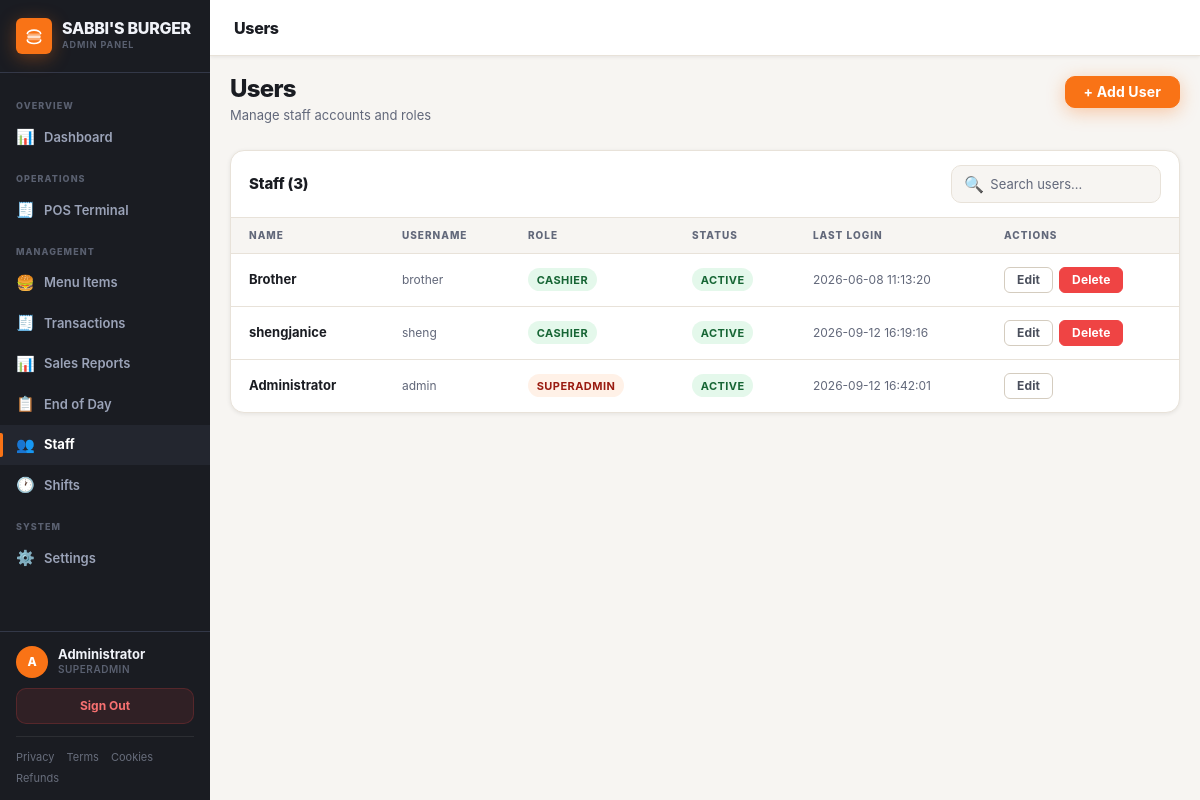
The app's page /users (signed in) with its own data.
### tables this page shows
CREATE TABLE users (
    id INTEGER PRIMARY KEY AUTOINCREMENT,
    username TEXT NOT NULL UNIQUE,
    password_hash TEXT NOT NULL,
    full_name TEXT NOT NULL,
    role TEXT NOT NULL CHECK(role IN ('superadmin', 'cashier')),
    is_active INTEGER NOT NULL DEFAULT 1,
    last_login TIMESTAMP,
    created_at TIMESTAMP DEFAULT CURRENT_TIMESTAMP
);

### app.py (the view)
@app.route('/users')
@superadmin_required
def users():
    return render_template('admin/users.html', users=get_all_users())

### app.py (called while the page is built)
@app.context_processor
def inject_globals():
    s = load_settings()
    return {
        'current_user':   current_user(),
        'app_name':       s.get('store_name', 'My Store'),
        'store_tagline':  s.get('store_tagline', 'Point of Sale System'),
        'currency':       s.get('currency_symbol', '₱'),
        'logo_emoji':     s.get('logo_emoji', '🛒'),
        'receipt_footer': s.get('receipt_footer', 'Thank you!'),
        'settings':       s,
        'font_url':       FONT_OPTIONS.get(s.get('font','nunito'), FONT_OPTIONS['nunito'])['google'],
        'active_shift':   get_active_shift(session['user_id']) if 'user_id' in session else None,
    }

### auth.py (called while the page is built)
def current_user():
    if 'user_id' not in session:
        return None
    with get_db() as conn:
        return conn.execute(
            "SELECT * FROM users WHERE id = ? AND is_active = 1", (session['user_id'],)
        ).fetchone()

def is_logged_in():
    return 'user_id' in session

def superadmin_required(f):
    @wraps(f)
    def decorated(*args, **kwargs):
        if not is_logged_in():
            flash('Please log in to continue.', 'warning')
            return redirect(url_for('login'))
        if session.get('role') != 'superadmin':
            flash('Access denied. Superadmin only.', 'error')
            abort(403)
        return f(*args, **kwargs)
    return decorated

def get_all_users():
    with get_db() as conn:
        return conn.execute(
            "SELECT id, username, full_name, role, is_active, last_login, created_at FROM users ORDER BY role, username"
        ).fetchall()

### config.py (called while the page is built)
def load_settings():
    try:
        with open(SETTINGS_PATH, 'r', encoding='utf-8') as f:
            data = json.load(f)
        return {**DEFAULTS, **data}
    except Exception:
        return dict(DEFAULTS)

### database.py (called while the page is built)
def get_db():
    conn = sqlite3.connect(DATABASE)
    conn.row_factory = sqlite3.Row
    conn.execute("PRAGMA foreign_keys = ON")
    return conn

def get_active_shift(user_id):
    with get_db() as conn:
        return conn.execute("""
            SELECT s.*, u.full_name, u.role
            FROM shifts s
            JOIN users u ON s.user_id = u.id
            WHERE s.user_id = ? AND s.status = 'active'
            ORDER BY s.clock_in DESC LIMIT 1
        """, (user_id,)).fetchone()

### templates/admin/users.html (shortened to what this page needs)
{% extends "admin/base_admin.html" %}
{% block page_title %}Users{% endblock %}
{% block content %}
<div class="page-header">
  <div>
    <h1>Users</h1>
    <p>Manage staff accounts and roles</p>
  </div>
  <button class="btn btn-primary" onclick="openModal('modal-add-user')">+ Add User</button>
</div>
<div class="table-card">
  <div class="table-card-header">
    <span class="table-card-title">Staff ({{ users | length }})</span>
    <div class="table-search">
      <span>🔍</span>
      <input type="text" id="search-users" placeholder="Search users…" aria-label="Search users">
    </div>
  </div>
  <div class="table-wrap">
    <table id="users-table">
      <thead>
        <tr>
          <th>Name</th>
          <th>Username</th>
          <th>Role</th>
          <th>Status</th>
          <th>Last Login</th>
          <th>Actions</th>
        </tr>
      </thead>
      <tbody>
        {% for u in users %}
        <tr>
          <td><strong>{{ u.full_name }}</strong></td>
          <td class="td-muted">{{ u.username }}</td>
          <td><span class="badge badge-{{ u.role }}">{{ u.role | title }}</span></td>
          <td>
            <span class="badge badge-{{ 'active' if u.is_active else 'inactive' }}">
              {{ 'Active' if u.is_active else 'Inactive' }}
            </span>
          </td>
          <td class="td-muted">{{ u.last_login or 'Never' }}</td>
          <td>
            <div class="td-actions">
              <button class="btn btn-ghost btn-sm"onclick="openEditModal('modal-edit-user', {
                id: {{ u.id }},
                full_name: '{{ u.full_name | replace("'", "\\'") }}',
                role: '{{ u.role }}',
                is_active: '{{ u.is_active }}'
              })">Edit</button>
              {% if u.id != current_user.id %}
              <form id="del-user-{{ u.id }}" method="POST" action="{{ url_for('delete_user_route', user_id=u.id) }}" style="display:inline">
                <button type="button" class="btn btn-danger btn-sm"
                  onclick="confirmDelete('del-user-{{ u.id }}', 'Delete {{ u.full_name }}?')">Delete</button>
              </form>
              {% endif %}
            </div>
          </td>
        </tr>
        {% endfor %}
      </tbody>
    </table>
  </div>
</div>
{% endblock %}

### templates/admin/base_admin.html (shortened to what this page needs)
<!DOCTYPE html>
<html lang="en">
<head>
  <link rel="stylesheet" href="{{ url_for('static', filename='css/base.css') }}">
  <link rel="stylesheet" href="{{ url_for('theme_css') }}">
  <link rel="stylesheet" href="{{ url_for('static', filename='css/admin.css') }}">
</head>
<body>
<div class="app-shell">
  <aside class="sidebar">
    <div class="sidebar-brand">
      <div class="sidebar-brand-icon">
      </div>
      <div>
        <div class="sidebar-brand-text">{{ app_name }}</div>
        <div class="sidebar-brand-sub">Admin Panel</div>
      </div>
    </div>
    <nav class="sidebar-nav">
      <div class="nav-section-label">Overview</div>
      <a title="Dashboard" href="{{ url_for('dashboard') }}" class="nav-item {% if request.endpoint == 'dashboard' %}active{% endif %}">
        <span class="nav-item-icon">📊</span> Dashboard
      </a>
      <div class="nav-section-label">Operations</div>
      <a title="POS Terminal" href="{{ url_for('index') }}" class="nav-item {% if request.endpoint == 'index' %}active{% endif %}">
        <span class="nav-item-icon">🧾</span> POS Terminal
      </a>
      <div class="nav-section-label">Management</div>
      <a title="Menu Items" href="{{ url_for('products') }}" class="nav-item {% if request.endpoint == 'products' %}active{% endif %}">
        <span class="nav-item-icon">🍔</span> Menu Items
      </a>
      <a title="Transactions" href="{{ url_for('transactions') }}" class="nav-item {% if request.endpoint in ['transactions','transaction_detail'] %}active{% endif %}">
        <span class="nav-item-icon">🧾</span> Transactions
      </a>
      <a title="Sales Reports" href="{{ url_for('reports') }}" class="nav-item {% if request.endpoint == 'reports' %}active{% endif %}">
        <span class="nav-item-icon">📊</span> Sales Reports
      </a>
      <a title="End of Day" href="{{ url_for('eod') }}" class="nav-item {% if request.endpoint == 'eod' %}active{% endif %}">
        <span class="nav-item-icon">📋</span> End of Day
      </a>
      <a title="Staff" href="{{ url_for('users') }}" class="nav-item {% if request.endpoint == 'users' %}active{% endif %}">
        <span class="nav-item-icon">👥</span> Staff
      </a>
      <a title="Shifts" href="{{ url_for('shifts') }}" class="nav-item {% if request.endpoint in ['shifts','shift_detail'] %}active{% endif %}">
        <span class="nav-item-icon">🕐</span> Shifts
      </a>
      <div class="nav-section-label">System</div>
      <a title="Settings" href="{{ url_for('settings_page') }}" class="nav-item {% if request.endpoint == 'settings_page' %}active{% endif %}">
        <span class="nav-item-icon">⚙️</span> Settings
      </a>
    </nav>
    <div class="sidebar-footer">
      {% if current_user %}
      <div class="sidebar-user">
        <div class="sidebar-avatar">{{ current_user['full_name'][0] | upper }}</div>
        <div class="sidebar-user-info">
          <div class="sidebar-user-name">{{ current_user['full_name'] }}</div>
          <div class="sidebar-user-role">{{ current_user['role'] | title }}</div>
        </div>
      </div>
      {% endif %}
      <a href="{{ url_for('logout') }}" class="btn-logout">Sign Out</a>
      <div style="display:flex;flex-wrap:wrap;gap:.25rem .75rem;margin-top:.75rem;padding-top:.75rem;border-top:1px solid rgba(255,255,255,.08)">
        <a href="#" onclick="openPolicyModal('{{ url_for('privacy_policy') }}','Privacy Policy');return false" style="font-size:.6875rem;color:rgba(155,163,184,.6);text-decoration:none" onmouseover="this.style.color='rgba(155,163,184,1)'" onmouseout="this.style.color='rgba(155,163,184,.6)'">Privacy</a>
        <a href="#" onclick="openPolicyModal('{{ url_for('terms') }}','Terms &amp; Conditions');return false" style="font-size:.6875rem;color:rgba(155,163,184,.6);text-decoration:none" onmouseover="this.style.color='rgba(155,163,184,1)'" onmouseout="this.style.color='rgba(155,163,184,.6)'">Terms</a>
        <a href="#" onclick="openPolicyModal('{{ url_for('cookie_policy') }}','Cookie Policy');return false" style="font-size:.6875rem;color:rgba(155,163,184,.6);text-decoration:none" onmouseover="this.style.color='rgba(155,163,184,1)'" onmouseout="this.style.color='rgba(155,163,184,.6)'">Cookies</a>
        <a href="#" onclick="openPolicyModal('{{ url_for('refund_policy') }}','Refund Policy');return false" style="font-size:.6875rem;color:rgba(155,163,184,.6);text-decoration:none" onmouseover="this.style.color='rgba(155,163,184,1)'" onmouseout="this.style.color='rgba(155,163,184,.6)'">Refunds</a>
      </div>
    </div>
  </aside>
  <div class="main-content">
    <header class="topbar">
      <span class="topbar-title">{% block page_title %}{% endblock %}</span>
    </header>
    <main class="page-content">
      {% block content %}{% endblock %}
    </main>
  </div>
</div>
</body>
</html>

### static/css/base.css (style rules this page uses)
*, *::before, *::after { box-sizing: border-box; margin: 0; padding: 0; }
:root { --brand: #e83b2a; --brand-h: #ff5a4a; --brand-dim: rgba(232, 59, 42, 0.1); --brand-glow: rgba(232, 59, 42, 0.22); --gold: #f5a623; --gold-h: #ffb84d; --gold-dim: rgba(245, 166, 35, 0.12); --menu-bg: #f7f5f2; --menu-surface: #ffffff; --menu-border: #e8e2d9; --menu-border-2: #d4ccbf; --order-bg: #1a1c22; --order-surface: #23262f; --order-surface-2: #2c303b; --order-border: #333848; --order-border-2: #444a5a; --text-dark: #1a1c22; --text-dark-2: #4a4f5c; --text-dark-3: #62687a; --text-light: #f0f2f8; --text-light-2: #9ba3b8; --text-light-3: #5a6070; --success: #22c55e; --success-dim: rgba(34, 197, 94, 0.12); --success-text: #4ade80; --danger: #ef4444; --danger-dim: rgba(239, 68, 68, 0.12); --danger-text: #f87171; --warning: #f59e0b; --warning-dim: rgba(245, 158, 11, 0.12); --info: #3b82f6; --info-dim: rgba(59, 130, 246, 0.12); --info-text: #60a5fa; --r-xs: 3px; --r-sm: 6px; --r: 10px; --r-md: 14px; --r-lg: 18px; --r-xl: 22px; --shadow-sm: 0 1px 4px rgba(0, 0, 0, 0.08); --shadow: 0 4px 16px rgba(0, 0, 0, 0.1); --shadow-lg: 0 12px 40px rgba(0, 0, 0, 0.15); --shadow-brand: 0 4px 18px rgba(232, 59, 42, 0.35); --font: "Nunito", "Inter", -apple-system, BlinkMacSystemFont, "Segoe UI", sans-serif; --font-mono: "JetBrains Mono", "Fira Code", monospace; --tx-fast: 120ms cubic-bezier(0.4, 0, 0.2, 1); --tx: 200ms cubic-bezier(0.4, 0, 0.2, 1); }
html { font-size: 16px; -webkit-font-smoothing: antialiased; -moz-osx-font-smoothing: grayscale; }
body { font-family: var(--font); background: var(--menu-bg); color: var(--text-dark); line-height: 1.5; min-height: 100vh; }
button, input, select, textarea { font-family: var(--font); font-size: inherit; }
img, svg { display: block; max-width: 100%; }
a { color: var(--brand); text-decoration: none; }
.badge { display: inline-flex; align-items: center; font-size: 0.6875rem; font-weight: 700; letter-spacing: 0.04em; padding: 0.2rem 0.55rem; border-radius: 99px; text-transform: uppercase; }
.badge-superadmin { background: var(--brand-dim); color: #9a1b10; }
.badge-cashier { background: var(--success-dim); color: #166534; }
.badge-active { background: var(--success-dim); color: #166534; }
.btn { display: inline-flex; align-items: center; justify-content: center; gap: 0.375rem; padding: 0.5rem 1.125rem; border-radius: var(--r); font-family: var(--font); font-size: 0.875rem; font-weight: 700; border: 1.5px solid transparent; cursor: pointer; transition: all var(--tx-fast); white-space: nowrap; user-select: none; line-height: 1; letter-spacing: 0.01em; }
.btn-primary { background: var(--brand); color: #fff; border-color: var(--brand); box-shadow: var(--shadow-brand); }
.btn-danger { background: var(--danger); color: #fff; border-color: var(--danger); }
.btn-ghost { background: transparent; border-color: var(--menu-border-2); color: var(--text-dark-2); }
.btn-sm { padding: 0.375rem 0.75rem; font-size: 0.75rem; border-radius: var(--r-sm); }

### records on screen
users: full_name "A", full_name "Administrator", role "SUPERADMIN", username "admin", is_active "ACTIVE", last_login "2026-09-12 16:42:01"
users: full_name "Brother", username "brother", role "CASHIER", is_active "ACTIVE", last_login "2026-06-08 11:13:20"
users: full_name "shengjanice", username "sheng", role "CASHIER", is_active "ACTIVE", last_login "2026-09-12 16:19:16"

### other values on screen
{{ app_name }} "SABBI'S BURGER"
{{ users | length }} "3"
